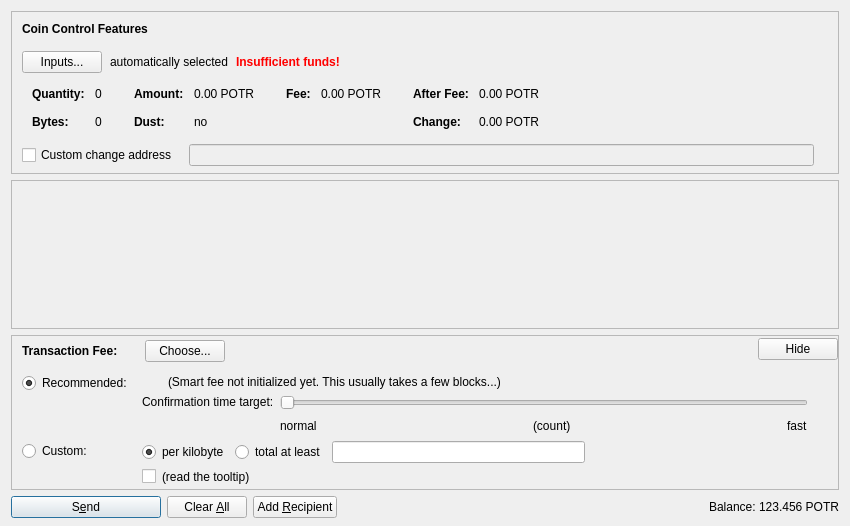
<?xml version="1.0" encoding="UTF-8"?>
<ui version="4.0">
 <class>SendCoinsDialog</class>
 <widget class="QDialog" name="SendCoinsDialog">
  <property name="geometry">
   <rect>
    <x>0</x>
    <y>0</y>
    <width>850</width>
    <height>526</height>
   </rect>
  </property>
  <property name="windowTitle">
   <string>Send Coins</string>
  </property>
  <layout class="QVBoxLayout" name="verticalLayout" stretch="0,1,0,0">
   <property name="bottomMargin">
    <number>8</number>
   </property>
   <item>
    <widget class="QFrame" name="frameCoinControl">
     <property name="sizePolicy">
      <sizepolicy hsizetype="Expanding" vsizetype="Expanding">
       <horstretch>0</horstretch>
       <verstretch>0</verstretch>
      </sizepolicy>
     </property>
     <property name="maximumSize">
      <size>
       <width>16777215</width>
       <height>16777215</height>
      </size>
     </property>
     <property name="frameShape">
      <enum>QFrame::StyledPanel</enum>
     </property>
     <property name="frameShadow">
      <enum>QFrame::Sunken</enum>
     </property>
     <layout class="QVBoxLayout" name="verticalLayoutCoinControl2">
      <property name="spacing">
       <number>0</number>
      </property>
      <property name="leftMargin">
       <number>0</number>
      </property>
      <property name="topMargin">
       <number>0</number>
      </property>
      <property name="rightMargin">
       <number>0</number>
      </property>
      <property name="bottomMargin">
       <number>6</number>
      </property>
      <item>
       <layout class="QVBoxLayout" name="verticalLayoutCoinControl" stretch="0,0,0,0,1">
        <property name="spacing">
         <number>0</number>
        </property>
        <property name="leftMargin">
         <number>10</number>
        </property>
        <property name="topMargin">
         <number>10</number>
        </property>
        <item>
         <layout class="QHBoxLayout" name="horizontalLayoutCoinControl1">
          <property name="bottomMargin">
           <number>15</number>
          </property>
          <item>
           <widget class="QLabel" name="labelCoinControlFeatures">
            <property name="sizePolicy">
             <sizepolicy hsizetype="Preferred" vsizetype="Maximum">
              <horstretch>0</horstretch>
              <verstretch>0</verstretch>
             </sizepolicy>
            </property>
            <property name="font">
             <font>
              <weight>75</weight>
              <bold>true</bold>
             </font>
            </property>
            <property name="styleSheet">
             <string notr="true">font-weight:bold;</string>
            </property>
            <property name="text">
             <string>Coin Control Features</string>
            </property>
           </widget>
          </item>
         </layout>
        </item>
        <item>
         <layout class="QHBoxLayout" name="horizontalLayoutCoinControl2" stretch="0,0,0,0">
          <property name="spacing">
           <number>8</number>
          </property>
          <property name="bottomMargin">
           <number>10</number>
          </property>
          <item>
           <widget class="QPushButton" name="pushButtonCoinControl">
            <property name="styleSheet">
             <string notr="true"/>
            </property>
            <property name="text">
             <string>Inputs...</string>
            </property>
            <property name="autoDefault">
             <bool>false</bool>
            </property>
           </widget>
          </item>
          <item>
           <widget class="QLabel" name="labelCoinControlAutomaticallySelected">
            <property name="text">
             <string>automatically selected</string>
            </property>
            <property name="margin">
             <number>5</number>
            </property>
           </widget>
          </item>
          <item>
           <widget class="QLabel" name="labelCoinControlInsuffFunds">
            <property name="font">
             <font>
              <weight>75</weight>
              <bold>true</bold>
             </font>
            </property>
            <property name="styleSheet">
             <string notr="true">color:red;font-weight:bold;</string>
            </property>
            <property name="text">
             <string>Insufficient funds!</string>
            </property>
            <property name="margin">
             <number>5</number>
            </property>
           </widget>
          </item>
          <item>
           <spacer name="horizontalSpacerCoinControl">
            <property name="orientation">
             <enum>Qt::Horizontal</enum>
            </property>
            <property name="sizeHint" stdset="0">
             <size>
              <width>40</width>
              <height>1</height>
             </size>
            </property>
           </spacer>
          </item>
         </layout>
        </item>
        <item>
         <widget class="QWidget" name="widgetCoinControl" native="true">
          <property name="sizePolicy">
           <sizepolicy hsizetype="Preferred" vsizetype="Preferred">
            <horstretch>0</horstretch>
            <verstretch>0</verstretch>
           </sizepolicy>
          </property>
          <property name="minimumSize">
           <size>
            <width>0</width>
            <height>0</height>
           </size>
          </property>
          <property name="styleSheet">
           <string notr="true"/>
          </property>
          <layout class="QHBoxLayout" name="horizontalLayoutCoinControl5">
           <property name="leftMargin">
            <number>0</number>
           </property>
           <property name="topMargin">
            <number>0</number>
           </property>
           <property name="rightMargin">
            <number>0</number>
           </property>
           <property name="bottomMargin">
            <number>0</number>
           </property>
           <item>
            <layout class="QHBoxLayout" name="horizontalLayoutCoinControl3" stretch="0,0,0,1">
             <property name="spacing">
              <number>20</number>
             </property>
             <property name="topMargin">
              <number>0</number>
             </property>
             <property name="bottomMargin">
              <number>10</number>
             </property>
             <item>
              <layout class="QFormLayout" name="formLayoutCoinControl1">
               <property name="horizontalSpacing">
                <number>10</number>
               </property>
               <property name="verticalSpacing">
                <number>14</number>
               </property>
               <property name="leftMargin">
                <number>10</number>
               </property>
               <property name="topMargin">
                <number>4</number>
               </property>
               <property name="rightMargin">
                <number>6</number>
               </property>
               <item row="0" column="0">
                <widget class="QLabel" name="labelCoinControlQuantityText">
                 <property name="font">
                  <font>
                   <weight>75</weight>
                   <bold>true</bold>
                  </font>
                 </property>
                 <property name="text">
                  <string>Quantity:</string>
                 </property>
                 <property name="margin">
                  <number>0</number>
                 </property>
                </widget>
               </item>
               <item row="0" column="1">
                <widget class="QLabel" name="labelCoinControlQuantity">
                 <property name="cursor">
                  <cursorShape>IBeamCursor</cursorShape>
                 </property>
                 <property name="contextMenuPolicy">
                  <enum>Qt::ActionsContextMenu</enum>
                 </property>
                 <property name="text">
                  <string notr="true">0</string>
                 </property>
                 <property name="margin">
                  <number>0</number>
                 </property>
                 <property name="textInteractionFlags">
                  <set>Qt::LinksAccessibleByMouse|Qt::TextSelectableByKeyboard|Qt::TextSelectableByMouse</set>
                 </property>
                </widget>
               </item>
               <item row="1" column="0">
                <widget class="QLabel" name="labelCoinControlBytesText">
                 <property name="font">
                  <font>
                   <weight>75</weight>
                   <bold>true</bold>
                  </font>
                 </property>
                 <property name="text">
                  <string>Bytes:</string>
                 </property>
                </widget>
               </item>
               <item row="1" column="1">
                <widget class="QLabel" name="labelCoinControlBytes">
                 <property name="cursor">
                  <cursorShape>IBeamCursor</cursorShape>
                 </property>
                 <property name="contextMenuPolicy">
                  <enum>Qt::ActionsContextMenu</enum>
                 </property>
                 <property name="text">
                  <string notr="true">0</string>
                 </property>
                 <property name="textInteractionFlags">
                  <set>Qt::LinksAccessibleByMouse|Qt::TextSelectableByKeyboard|Qt::TextSelectableByMouse</set>
                 </property>
                </widget>
               </item>
              </layout>
             </item>
             <item>
              <layout class="QFormLayout" name="formLayoutCoinControl2">
               <property name="horizontalSpacing">
                <number>10</number>
               </property>
               <property name="verticalSpacing">
                <number>14</number>
               </property>
               <property name="leftMargin">
                <number>6</number>
               </property>
               <property name="topMargin">
                <number>4</number>
               </property>
               <property name="rightMargin">
                <number>6</number>
               </property>
               <item row="0" column="0">
                <widget class="QLabel" name="labelCoinControlAmountText">
                 <property name="font">
                  <font>
                   <weight>75</weight>
                   <bold>true</bold>
                  </font>
                 </property>
                 <property name="text">
                  <string>Amount:</string>
                 </property>
                 <property name="margin">
                  <number>0</number>
                 </property>
                </widget>
               </item>
               <item row="0" column="1">
                <widget class="QLabel" name="labelCoinControlAmount">
                 <property name="cursor">
                  <cursorShape>IBeamCursor</cursorShape>
                 </property>
                 <property name="contextMenuPolicy">
                  <enum>Qt::ActionsContextMenu</enum>
                 </property>
                 <property name="text">
                  <string notr="true">0.00 POTR</string>
                 </property>
                 <property name="textInteractionFlags">
                  <set>Qt::LinksAccessibleByMouse|Qt::TextSelectableByKeyboard|Qt::TextSelectableByMouse</set>
                 </property>
                </widget>
               </item>
               <item row="1" column="0">
                <widget class="QLabel" name="labelCoinControlLowOutputText">
                 <property name="font">
                  <font>
                   <weight>75</weight>
                   <bold>true</bold>
                  </font>
                 </property>
                 <property name="text">
                  <string>Dust:</string>
                 </property>
                </widget>
               </item>
               <item row="1" column="1">
                <widget class="QLabel" name="labelCoinControlLowOutput">
                 <property name="cursor">
                  <cursorShape>IBeamCursor</cursorShape>
                 </property>
                 <property name="contextMenuPolicy">
                  <enum>Qt::ActionsContextMenu</enum>
                 </property>
                 <property name="text">
                  <string notr="true">no</string>
                 </property>
                 <property name="textInteractionFlags">
                  <set>Qt::LinksAccessibleByMouse|Qt::TextSelectableByKeyboard|Qt::TextSelectableByMouse</set>
                 </property>
                </widget>
               </item>
              </layout>
             </item>
             <item>
              <layout class="QFormLayout" name="formLayoutCoinControl3">
               <property name="horizontalSpacing">
                <number>10</number>
               </property>
               <property name="verticalSpacing">
                <number>14</number>
               </property>
               <property name="leftMargin">
                <number>6</number>
               </property>
               <property name="topMargin">
                <number>4</number>
               </property>
               <property name="rightMargin">
                <number>6</number>
               </property>
               <item row="0" column="0">
                <widget class="QLabel" name="labelCoinControlFeeText">
                 <property name="font">
                  <font>
                   <weight>75</weight>
                   <bold>true</bold>
                  </font>
                 </property>
                 <property name="text">
                  <string>Fee:</string>
                 </property>
                 <property name="margin">
                  <number>0</number>
                 </property>
                </widget>
               </item>
               <item row="0" column="1">
                <widget class="QLabel" name="labelCoinControlFee">
                 <property name="cursor">
                  <cursorShape>IBeamCursor</cursorShape>
                 </property>
                 <property name="contextMenuPolicy">
                  <enum>Qt::ActionsContextMenu</enum>
                 </property>
                 <property name="text">
                  <string notr="true">0.00 POTR</string>
                 </property>
                 <property name="textInteractionFlags">
                  <set>Qt::LinksAccessibleByMouse|Qt::TextSelectableByKeyboard|Qt::TextSelectableByMouse</set>
                 </property>
                </widget>
               </item>
              </layout>
             </item>
             <item>
              <layout class="QFormLayout" name="formLayoutCoinControl4">
               <property name="horizontalSpacing">
                <number>10</number>
               </property>
               <property name="verticalSpacing">
                <number>14</number>
               </property>
               <property name="leftMargin">
                <number>6</number>
               </property>
               <property name="topMargin">
                <number>4</number>
               </property>
               <property name="rightMargin">
                <number>6</number>
               </property>
               <item row="0" column="0">
                <widget class="QLabel" name="labelCoinControlAfterFeeText">
                 <property name="font">
                  <font>
                   <weight>75</weight>
                   <bold>true</bold>
                  </font>
                 </property>
                 <property name="text">
                  <string>After Fee:</string>
                 </property>
                 <property name="margin">
                  <number>0</number>
                 </property>
                </widget>
               </item>
               <item row="0" column="1">
                <widget class="QLabel" name="labelCoinControlAfterFee">
                 <property name="cursor">
                  <cursorShape>IBeamCursor</cursorShape>
                 </property>
                 <property name="contextMenuPolicy">
                  <enum>Qt::ActionsContextMenu</enum>
                 </property>
                 <property name="text">
                  <string notr="true">0.00 POTR</string>
                 </property>
                 <property name="textInteractionFlags">
                  <set>Qt::LinksAccessibleByMouse|Qt::TextSelectableByKeyboard|Qt::TextSelectableByMouse</set>
                 </property>
                </widget>
               </item>
               <item row="1" column="0">
                <widget class="QLabel" name="labelCoinControlChangeText">
                 <property name="font">
                  <font>
                   <weight>75</weight>
                   <bold>true</bold>
                  </font>
                 </property>
                 <property name="text">
                  <string>Change:</string>
                 </property>
                </widget>
               </item>
               <item row="1" column="1">
                <widget class="QLabel" name="labelCoinControlChange">
                 <property name="cursor">
                  <cursorShape>IBeamCursor</cursorShape>
                 </property>
                 <property name="contextMenuPolicy">
                  <enum>Qt::ActionsContextMenu</enum>
                 </property>
                 <property name="text">
                  <string notr="true">0.00 POTR</string>
                 </property>
                 <property name="textInteractionFlags">
                  <set>Qt::LinksAccessibleByMouse|Qt::TextSelectableByKeyboard|Qt::TextSelectableByMouse</set>
                 </property>
                </widget>
               </item>
              </layout>
             </item>
            </layout>
           </item>
          </layout>
         </widget>
        </item>
        <item>
         <layout class="QHBoxLayout" name="horizontalLayoutCoinControl4" stretch="0,0,0">
          <property name="spacing">
           <number>12</number>
          </property>
          <property name="sizeConstraint">
           <enum>QLayout::SetDefaultConstraint</enum>
          </property>
          <property name="topMargin">
           <number>5</number>
          </property>
          <property name="rightMargin">
           <number>5</number>
          </property>
          <item>
           <widget class="QCheckBox" name="checkBoxCoinControlChange">
            <property name="toolTip">
             <string>If this is activated, but the change address is empty or invalid, change will be sent to a newly generated address.</string>
            </property>
            <property name="text">
             <string>Custom change address</string>
            </property>
           </widget>
          </item>
          <item>
           <widget class="QValidatedLineEdit" name="lineEditCoinControlChange">
            <property name="enabled">
             <bool>false</bool>
            </property>
            <property name="sizePolicy">
             <sizepolicy hsizetype="Expanding" vsizetype="Fixed">
              <horstretch>0</horstretch>
              <verstretch>0</verstretch>
             </sizepolicy>
            </property>
           </widget>
          </item>
          <item>
           <widget class="QLabel" name="labelCoinControlChangeLabel">
            <property name="sizePolicy">
             <sizepolicy hsizetype="Preferred" vsizetype="Expanding">
              <horstretch>0</horstretch>
              <verstretch>0</verstretch>
             </sizepolicy>
            </property>
            <property name="minimumSize">
             <size>
              <width>0</width>
              <height>0</height>
             </size>
            </property>
            <property name="text">
             <string/>
            </property>
            <property name="margin">
             <number>3</number>
            </property>
           </widget>
          </item>
         </layout>
        </item>
        <item>
         <spacer name="verticalSpacerCoinControl">
          <property name="orientation">
           <enum>Qt::Vertical</enum>
          </property>
          <property name="sizeHint" stdset="0">
           <size>
            <width>800</width>
            <height>1</height>
           </size>
          </property>
         </spacer>
        </item>
       </layout>
      </item>
     </layout>
    </widget>
   </item>
   <item>
    <widget class="QScrollArea" name="scrollArea">
     <property name="widgetResizable">
      <bool>true</bool>
     </property>
     <widget class="QWidget" name="scrollAreaWidgetContents">
      <property name="geometry">
       <rect>
        <x>0</x>
        <y>0</y>
        <width>830</width>
        <height>104</height>
       </rect>
      </property>
      <layout class="QVBoxLayout" name="verticalLayout_2" stretch="0,1">
       <property name="leftMargin">
        <number>0</number>
       </property>
       <property name="topMargin">
        <number>0</number>
       </property>
       <property name="rightMargin">
        <number>0</number>
       </property>
       <property name="bottomMargin">
        <number>0</number>
       </property>
       <item>
        <layout class="QVBoxLayout" name="entries">
         <property name="spacing">
          <number>6</number>
         </property>
        </layout>
       </item>
       <item>
        <spacer name="verticalSpacer">
         <property name="orientation">
          <enum>Qt::Vertical</enum>
         </property>
         <property name="sizeHint" stdset="0">
          <size>
           <width>20</width>
           <height>40</height>
          </size>
         </property>
        </spacer>
       </item>
      </layout>
     </widget>
    </widget>
   </item>
   <item>
    <widget class="QFrame" name="frameFee">
     <property name="sizePolicy">
      <sizepolicy hsizetype="Expanding" vsizetype="Expanding">
       <horstretch>0</horstretch>
       <verstretch>0</verstretch>
      </sizepolicy>
     </property>
     <property name="maximumSize">
      <size>
       <width>16777215</width>
       <height>16777215</height>
      </size>
     </property>
     <property name="frameShape">
      <enum>QFrame::StyledPanel</enum>
     </property>
     <property name="frameShadow">
      <enum>QFrame::Sunken</enum>
     </property>
     <layout class="QVBoxLayout" name="verticalLayoutFee1">
      <property name="spacing">
       <number>0</number>
      </property>
      <property name="leftMargin">
       <number>0</number>
      </property>
      <property name="topMargin">
       <number>0</number>
      </property>
      <property name="rightMargin">
       <number>0</number>
      </property>
      <property name="bottomMargin">
       <number>0</number>
      </property>
      <item>
       <layout class="QVBoxLayout" name="verticalLayoutFee2" stretch="0,0,0">
        <property name="spacing">
         <number>0</number>
        </property>
        <property name="leftMargin">
         <number>10</number>
        </property>
        <property name="topMargin">
         <number>0</number>
        </property>
        <item>
         <layout class="QHBoxLayout" name="horizontalLayoutFee1">
          <property name="bottomMargin">
           <number>0</number>
          </property>
          <item>
           <layout class="QVBoxLayout" name="verticalLayoutFee7">
            <property name="spacing">
             <number>0</number>
            </property>
            <item>
             <spacer name="verticalSpacerSmartFee">
              <property name="orientation">
               <enum>Qt::Vertical</enum>
              </property>
              <property name="sizeType">
               <enum>QSizePolicy::Fixed</enum>
              </property>
              <property name="sizeHint" stdset="0">
               <size>
                <width>1</width>
                <height>4</height>
               </size>
              </property>
             </spacer>
            </item>
            <item>
             <layout class="QHBoxLayout" name="horizontalLayoutSmartFee">
              <property name="spacing">
               <number>10</number>
              </property>
              <item>
               <widget class="QLabel" name="labelFeeHeadline">
                <property name="sizePolicy">
                 <sizepolicy hsizetype="Preferred" vsizetype="Maximum">
                  <horstretch>0</horstretch>
                  <verstretch>0</verstretch>
                 </sizepolicy>
                </property>
                <property name="font">
                 <font>
                  <weight>75</weight>
                  <bold>true</bold>
                 </font>
                </property>
                <property name="styleSheet">
                 <string notr="true">font-weight:bold;</string>
                </property>
                <property name="text">
                 <string>Transaction Fee:</string>
                </property>
               </widget>
              </item>
              <item>
               <widget class="QLabel" name="labelFeeMinimized">
                <property name="text">
                 <string/>
                </property>
               </widget>
              </item>
              <item>
               <widget class="QPushButton" name="buttonChooseFee">
                <property name="text">
                 <string>Choose...</string>
                </property>
               </widget>
              </item>
             </layout>
            </item>
            <item>
             <spacer name="verticalSpacer_5">
              <property name="orientation">
               <enum>Qt::Vertical</enum>
              </property>
              <property name="sizeHint" stdset="0">
               <size>
                <width>1</width>
                <height>1</height>
               </size>
              </property>
             </spacer>
            </item>
           </layout>
          </item>
          <item>
           <spacer name="horizontalSpacer_4">
            <property name="orientation">
             <enum>Qt::Horizontal</enum>
            </property>
            <property name="sizeHint" stdset="0">
             <size>
              <width>40</width>
              <height>20</height>
             </size>
            </property>
           </spacer>
          </item>
          <item>
           <widget class="QPushButton" name="buttonMinimizeFee">
            <property name="toolTip">
             <string>collapse fee-settings</string>
            </property>
            <property name="text">
             <string>Hide</string>
            </property>
           </widget>
          </item>
         </layout>
        </item>
        <item>
         <widget class="QFrame" name="frameFeeSelection">
          <layout class="QVBoxLayout" name="verticalLayoutFee12">
           <property name="spacing">
            <number>0</number>
           </property>
           <property name="leftMargin">
            <number>0</number>
           </property>
           <property name="topMargin">
            <number>0</number>
           </property>
           <property name="rightMargin">
            <number>0</number>
           </property>
           <property name="bottomMargin">
            <number>0</number>
           </property>
           <item>
            <layout class="QGridLayout" name="gridLayoutFee">
             <property name="topMargin">
              <number>10</number>
             </property>
             <property name="bottomMargin">
              <number>4</number>
             </property>
             <property name="horizontalSpacing">
              <number>10</number>
             </property>
             <property name="verticalSpacing">
              <number>4</number>
             </property>
             <item row="1" column="1">
              <layout class="QVBoxLayout" name="verticalLayoutFee8">
               <property name="spacing">
                <number>6</number>
               </property>
               <item>
                <layout class="QHBoxLayout" name="horizontalLayoutFee13">
                 <item>
                  <widget class="QRadioButton" name="radioCustomPerKilobyte">
                   <property name="toolTip">
                    <string>If the custom fee is set to 1000 satoshis and the transaction is only 250 bytes, then &quot;per kilobyte&quot; only pays 250 satoshis in fee, while &quot;total at least&quot; pays 1000 satoshis. For transactions bigger than a kilobyte both pay by kilobyte.</string>
                   </property>
                   <property name="text">
                    <string>per kilobyte</string>
                   </property>
                   <property name="checked">
                    <bool>true</bool>
                   </property>
                   <attribute name="buttonGroup">
                    <string notr="true">groupCustomFee</string>
                   </attribute>
                  </widget>
                 </item>
                 <item>
                  <widget class="QRadioButton" name="radioCustomAtLeast">
                   <property name="toolTip">
                    <string>If the custom fee is set to 1000 satoshis and the transaction is only 250 bytes, then &quot;per kilobyte&quot; only pays 250 satoshis in fee, while &quot;total at least&quot; pays 1000 satoshis. For transactions bigger than a kilobyte both pay by kilobyte.</string>
                   </property>
                   <property name="text">
                    <string>total at least</string>
                   </property>
                   <attribute name="buttonGroup">
                    <string notr="true">groupCustomFee</string>
                   </attribute>
                  </widget>
                 </item>
                 <item>
                  <widget class="BitcoinAmountField" name="customFee"/>
                 </item>
                 <item>
                  <spacer name="horizontalSpacer_6">
                   <property name="orientation">
                    <enum>Qt::Horizontal</enum>
                   </property>
                   <property name="sizeHint" stdset="0">
                    <size>
                     <width>1</width>
                     <height>1</height>
                    </size>
                   </property>
                  </spacer>
                 </item>
                </layout>
               </item>
               <item>
                <layout class="QHBoxLayout" name="horizontalLayoutFee8">
                 <item>
                  <widget class="QCheckBox" name="checkBoxMinimumFee">
                   <property name="toolTip">
                    <string>Paying only the minimum fee is just fine as long as there is less transaction volume than space in the blocks. But be aware that this can end up in a never confirming transaction once there is more demand for potrero transactions than the network can process.</string>
                   </property>
                   <property name="text">
                    <string/>
                   </property>
                  </widget>
                 </item>
                 <item>
                  <widget class="QLabel" name="labelMinFeeWarning">
                   <property name="enabled">
                    <bool>true</bool>
                   </property>
                   <property name="toolTip">
                    <string>Paying only the minimum fee is just fine as long as there is less transaction volume than space in the blocks. But be aware that this can end up in a never confirming transaction once there is more demand for potrero transactions than the network can process.</string>
                   </property>
                   <property name="text">
                    <string>(read the tooltip)</string>
                   </property>
                   <property name="margin">
                    <number>5</number>
                   </property>
                  </widget>
                 </item>
                 <item>
                  <spacer name="horizontalSpacer_2">
                   <property name="orientation">
                    <enum>Qt::Horizontal</enum>
                   </property>
                   <property name="sizeHint" stdset="0">
                    <size>
                     <width>1</width>
                     <height>1</height>
                    </size>
                   </property>
                  </spacer>
                 </item>
                </layout>
               </item>
              </layout>
             </item>
             <item row="0" column="0">
              <layout class="QVBoxLayout" name="verticalLayoutFee4" stretch="0,1">
               <item>
                <widget class="QRadioButton" name="radioSmartFee">
                 <property name="text">
                  <string>Recommended:</string>
                 </property>
                 <property name="checked">
                  <bool>true</bool>
                 </property>
                 <attribute name="buttonGroup">
                  <string notr="true">groupFee</string>
                 </attribute>
                </widget>
               </item>
               <item>
                <spacer name="verticalSpacer_2">
                 <property name="orientation">
                  <enum>Qt::Vertical</enum>
                 </property>
                 <property name="sizeHint" stdset="0">
                  <size>
                   <width>1</width>
                   <height>1</height>
                  </size>
                 </property>
                </spacer>
               </item>
              </layout>
             </item>
             <item row="1" column="0">
              <layout class="QVBoxLayout" name="verticalLayoutFee9" stretch="0,1">
               <item>
                <widget class="QRadioButton" name="radioCustomFee">
                 <property name="text">
                  <string>Custom:</string>
                 </property>
                 <attribute name="buttonGroup">
                  <string notr="true">groupFee</string>
                 </attribute>
                </widget>
               </item>
               <item>
                <spacer name="verticalSpacer_6">
                 <property name="orientation">
                  <enum>Qt::Vertical</enum>
                 </property>
                 <property name="sizeHint" stdset="0">
                  <size>
                   <width>1</width>
                   <height>1</height>
                  </size>
                 </property>
                </spacer>
               </item>
              </layout>
             </item>
             <item row="0" column="1">
              <layout class="QVBoxLayout" name="verticalLayoutFee3" stretch="0,0,1">
               <property name="spacing">
                <number>6</number>
               </property>
               <property name="topMargin">
                <number>2</number>
               </property>
               <item>
                <layout class="QHBoxLayout" name="horizontalLayoutFee12">
                 <item>
                  <widget class="QLabel" name="labelSmartFee">
                   <property name="text">
                    <string/>
                   </property>
                   <property name="margin">
                    <number>2</number>
                   </property>
                  </widget>
                 </item>
                 <item>
                  <widget class="QLabel" name="labelFeeEstimation">
                   <property name="text">
                    <string/>
                   </property>
                  </widget>
                 </item>
                 <item>
                  <widget class="QLabel" name="labelSmartFee2">
                   <property name="text">
                    <string>(Smart fee not initialized yet. This usually takes a few blocks...)</string>
                   </property>
                   <property name="margin">
                    <number>2</number>
                   </property>
                  </widget>
                 </item>
                 <item>
                  <spacer name="horizontalSpacer_5">
                   <property name="orientation">
                    <enum>Qt::Horizontal</enum>
                   </property>
                   <property name="sizeHint" stdset="0">
                    <size>
                     <width>1</width>
                     <height>1</height>
                    </size>
                   </property>
                  </spacer>
                 </item>
                </layout>
               </item>
               <item>
                <layout class="QHBoxLayout" name="horizontalLayoutFee9">
                 <item>
                  <layout class="QVBoxLayout" name="verticalLayoutFee6">
                   <item>
                    <widget class="QLabel" name="labelSmartFee3">
                     <property name="text">
                      <string>Confirmation time target:</string>
                     </property>
                     <property name="margin">
                      <number>2</number>
                     </property>
                    </widget>
                   </item>
                   <item>
                    <spacer name="verticalSpacer_3">
                     <property name="orientation">
                      <enum>Qt::Vertical</enum>
                     </property>
                     <property name="sizeHint" stdset="0">
                      <size>
                       <width>1</width>
                       <height>1</height>
                      </size>
                     </property>
                    </spacer>
                   </item>
                  </layout>
                 </item>
                 <item>
                  <layout class="QVBoxLayout" name="verticalLayoutFee5">
                   <property name="rightMargin">
                    <number>30</number>
                   </property>
                   <item>
                    <widget class="QSlider" name="sliderSmartFee">
                     <property name="minimum">
                      <number>0</number>
                     </property>
                     <property name="maximum">
                      <number>23</number>
                     </property>
                     <property name="pageStep">
                      <number>1</number>
                     </property>
                     <property name="value">
                      <number>0</number>
                     </property>
                     <property name="orientation">
                      <enum>Qt::Horizontal</enum>
                     </property>
                     <property name="invertedAppearance">
                      <bool>false</bool>
                     </property>
                     <property name="invertedControls">
                      <bool>false</bool>
                     </property>
                     <property name="tickPosition">
                      <enum>QSlider::NoTicks</enum>
                     </property>
                    </widget>
                   </item>
                   <item>
                    <layout class="QHBoxLayout" name="horizontalLayoutFee10">
                     <item>
                      <widget class="QLabel" name="labelSmartFeeNormal">
                       <property name="text">
                        <string>normal</string>
                       </property>
                      </widget>
                     </item>
                     <item>
                      <spacer name="horizontalSpacer_7">
                       <property name="orientation">
                        <enum>Qt::Horizontal</enum>
                       </property>
                       <property name="sizeHint" stdset="0">
                        <size>
                         <width>40</width>
                         <height>20</height>
                        </size>
                       </property>
                      </spacer>
                     </item>
                     <item>
                      <widget class="QLabel" name="confirmationTargetLabel">
                       <property name="text">
                        <string notr="true">(count)</string>
                       </property>
                      </widget>
                     </item>
                     <item>
                      <spacer name="horizontalSpacer_3">
                       <property name="orientation">
                        <enum>Qt::Horizontal</enum>
                       </property>
                       <property name="sizeHint" stdset="0">
                        <size>
                         <width>40</width>
                         <height>20</height>
                        </size>
                       </property>
                      </spacer>
                     </item>
                     <item>
                      <widget class="QLabel" name="labelSmartFeeFast">
                       <property name="text">
                        <string>fast</string>
                       </property>
                      </widget>
                     </item>
                    </layout>
                   </item>
                  </layout>
                 </item>
                </layout>
               </item>
               <item>
                <spacer name="verticalSpacer_4">
                 <property name="orientation">
                  <enum>Qt::Vertical</enum>
                 </property>
                 <property name="sizeHint" stdset="0">
                  <size>
                   <width>1</width>
                   <height>1</height>
                  </size>
                 </property>
                </spacer>
               </item>
              </layout>
             </item>
            </layout>
           </item>
          </layout>
         </widget>
        </item>
        <item>
         <spacer name="verticalSpacerFee">
          <property name="orientation">
           <enum>Qt::Vertical</enum>
          </property>
          <property name="sizeHint" stdset="0">
           <size>
            <width>800</width>
            <height>1</height>
           </size>
          </property>
         </spacer>
        </item>
       </layout>
      </item>
     </layout>
    </widget>
   </item>
   <item>
    <layout class="QHBoxLayout" name="horizontalLayout">
     <item>
      <widget class="QPushButton" name="sendButton">
       <property name="minimumSize">
        <size>
         <width>150</width>
         <height>0</height>
        </size>
       </property>
       <property name="toolTip">
        <string>Confirm the send action</string>
       </property>
       <property name="text">
        <string>S&amp;end</string>
       </property>
       <property name="icon">
        <iconset resource="../bitcoin.qrc">
         <normaloff>:/icons/send</normaloff>:/icons/send</iconset>
       </property>
       <property name="autoDefault">
        <bool>false</bool>
       </property>
       <property name="default">
        <bool>true</bool>
       </property>
      </widget>
     </item>
     <item>
      <widget class="QPushButton" name="clearButton">
       <property name="sizePolicy">
        <sizepolicy hsizetype="Minimum" vsizetype="Fixed">
         <horstretch>0</horstretch>
         <verstretch>0</verstretch>
        </sizepolicy>
       </property>
       <property name="toolTip">
        <string>Clear all fields of the form.</string>
       </property>
       <property name="text">
        <string>Clear &amp;All</string>
       </property>
       <property name="icon">
        <iconset resource="../bitcoin.qrc">
         <normaloff>:/icons/remove</normaloff>:/icons/remove</iconset>
       </property>
       <property name="autoDefault">
        <bool>false</bool>
       </property>
      </widget>
     </item>
     <item>
      <widget class="QPushButton" name="addButton">
       <property name="toolTip">
        <string>Send to multiple recipients at once</string>
       </property>
       <property name="text">
        <string>Add &amp;Recipient</string>
       </property>
       <property name="icon">
        <iconset resource="../bitcoin.qrc">
         <normaloff>:/icons/add</normaloff>:/icons/add</iconset>
       </property>
       <property name="autoDefault">
        <bool>false</bool>
       </property>
      </widget>
     </item>
     <item>
      <spacer name="horizontalSpacer">
       <property name="orientation">
        <enum>Qt::Horizontal</enum>
       </property>
       <property name="sizeHint" stdset="0">
        <size>
         <width>40</width>
         <height>20</height>
        </size>
       </property>
      </spacer>
     </item>
     <item>
      <layout class="QHBoxLayout" name="horizontalLayout_2">
       <property name="spacing">
        <number>3</number>
       </property>
       <item>
        <widget class="QLabel" name="label">
         <property name="sizePolicy">
          <sizepolicy hsizetype="Preferred" vsizetype="Fixed">
           <horstretch>0</horstretch>
           <verstretch>0</verstretch>
          </sizepolicy>
         </property>
         <property name="text">
          <string>Balance:</string>
         </property>
        </widget>
       </item>
       <item>
        <widget class="QLabel" name="labelBalance">
         <property name="sizePolicy">
          <sizepolicy hsizetype="Preferred" vsizetype="Fixed">
           <horstretch>0</horstretch>
           <verstretch>0</verstretch>
          </sizepolicy>
         </property>
         <property name="cursor">
          <cursorShape>IBeamCursor</cursorShape>
         </property>
         <property name="text">
          <string notr="true">123.456 POTR</string>
         </property>
         <property name="textInteractionFlags">
          <set>Qt::LinksAccessibleByMouse|Qt::TextSelectableByKeyboard|Qt::TextSelectableByMouse</set>
         </property>
        </widget>
       </item>
      </layout>
     </item>
    </layout>
   </item>
  </layout>
 </widget>
 <customwidgets>
  <customwidget>
   <class>QValidatedLineEdit</class>
   <extends>QLineEdit</extends>
   <header>qvalidatedlineedit.h</header>
  </customwidget>
  <customwidget>
   <class>BitcoinAmountField</class>
   <extends>QLineEdit</extends>
   <header>bitcoinamountfield.h</header>
   <container>1</container>
  </customwidget>
 </customwidgets>
 <resources>
  <include location="../bitcoin.qrc"/>
 </resources>
 <connections/>
 <buttongroups>
  <buttongroup name="groupFee"/>
  <buttongroup name="groupCustomFee"/>
 </buttongroups>
</ui>
